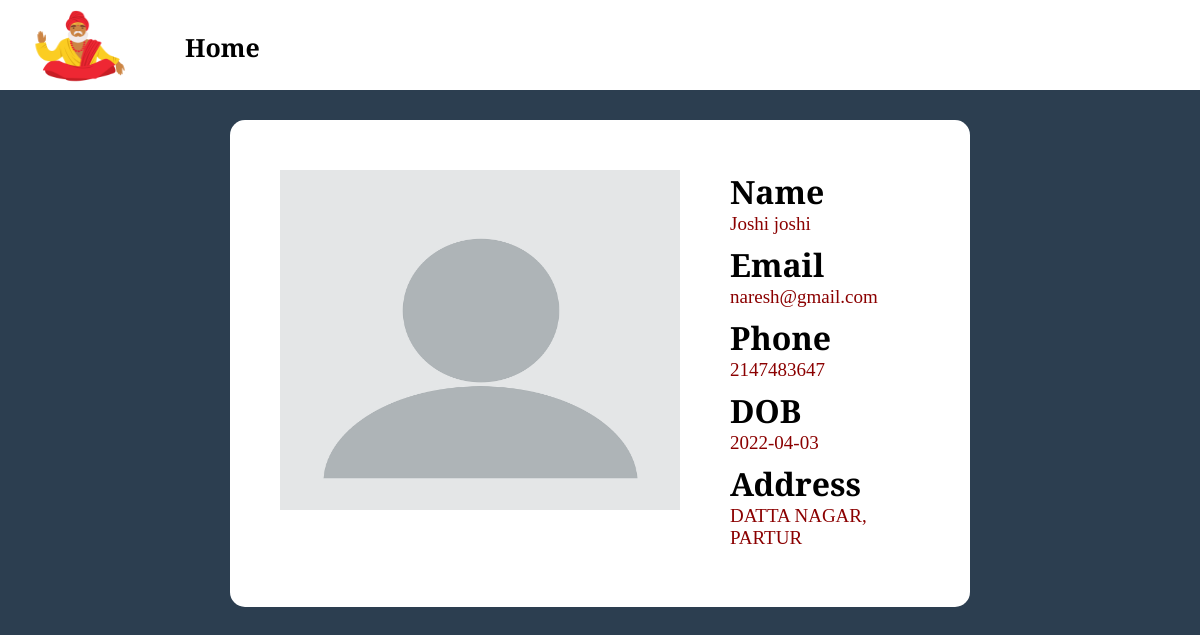
Page /profile.php (signed in) on the committed database.
### tables this page shows
CREATE TABLE `signup` (
  `fname` text NOT NULL,
  `lname` text NOT NULL,
  `phone` int(10) NOT NULL,
  `Email` varchar(30) NOT NULL,
  `password` varchar(20) NOT NULL,
  `dob` date NOT NULL,
  `address` text NOT NULL
);

### profile.php (the view, shortened to what this page needs)
<!DOCTYPE html>
<html lang="en">
<head>
    <link rel="stylesheet" href="css/style.css">
    <link rel="stylesheet" href="css/responsive.css">
</head>
<body class="gurujiprofilepage">
    <div class="menu">
        <div class="website-logo">
            <img class="m-i" alt="logo" src="image/guruji2.png" />
        </div>
        <div id="navbar">
            <nav>
                <a id="NavLink" href="index.php">Home</a>
            </nav>
        </div>
    </div>
    <?php
    include 'conn.php';
    $useremail = ($_SESSION['user']);
    $sq = "SELECT * FROM `signup` WHERE Email = '$useremail'";
    $query1 = mysqli_query($conn, $sq);
    ?>
    <div class="gurujiprofile">
        <div class="gurujiprofilediv">
            <?php while ($x = mysqli_fetch_assoc($query1)) { ?>
                <div class="profileCard">
                    <div class="profileCard1">
                        <img src="image/profile.png" alt="">
                    </div>
                    <div class="profileCard2">
                        <div>
                            <h1>Name</h1>
                            <p> <?php echo ($x['fname'] . " " . $x['lname']) ?> </p>
                        </div>
                        <div>
                            <h1>Email</h1>
                            <p> <?php echo $x['Email'] ?></p>
                        </div>
                        <div>
                            <h1>Phone</h1>
                            <p> <?php echo $x['phone'] ?></p>
                        </div>
                        <div>
                            <h1>DOB</h1>
                            <p> <?php echo $x['dob'] ?> </p>
                        </div>
                        <div>
                            <h1>Address</h1>
                            <p> <?php echo $x['address'] ?></p>
                        </div>
                    </div>
                </div>
        </div>
    <?php } ?>
    </div>
</body>
</html>

### css/style.css (style rules this page uses)
* { margin: 0px; padding: 0px; font-family: 'Cormorant', serif; }
#navbar nav { display: flex; flex-direction: row; z-index: 60; padding-left: 150px; position: fixed; }
#NavLink { color: black; font-weight: bolder; float: left; text-align: center; padding: 30px 35px; text-decoration: none; font-size: 25px; cursor: pointer; }
.menu { width: 100%; position: fixed; background-color: white; z-index: 50; }
.m-i { float: left; height: 90px; width: 120px; margin-left: 20px; }
.gurujiprofilepage { background-color: #2C3E50; }
.gurujiprofilediv { padding-top: 10%; }
.profileCard { margin: auto; display: flex; border-radius: 15px; width: 740px; background-color: white; }
.profileCard1 { margin: 50px 0px 50px 50px; }
.profileCard2 { margin: 50px 50px 50px 50px; }
.profileCard1 img { height: 340px; width: 400px; }
.profileCard2 div { margin-bottom: 8px; }
.profileCard2 p { font-size: 19px; color: darkred; }

### rows in the picture
signup: fname "Joshi", lname "joshi", Email "naresh@gmail.com", phone "2147483647", dob "2022-04-03", address "DATTA NAGAR, PARTUR"
